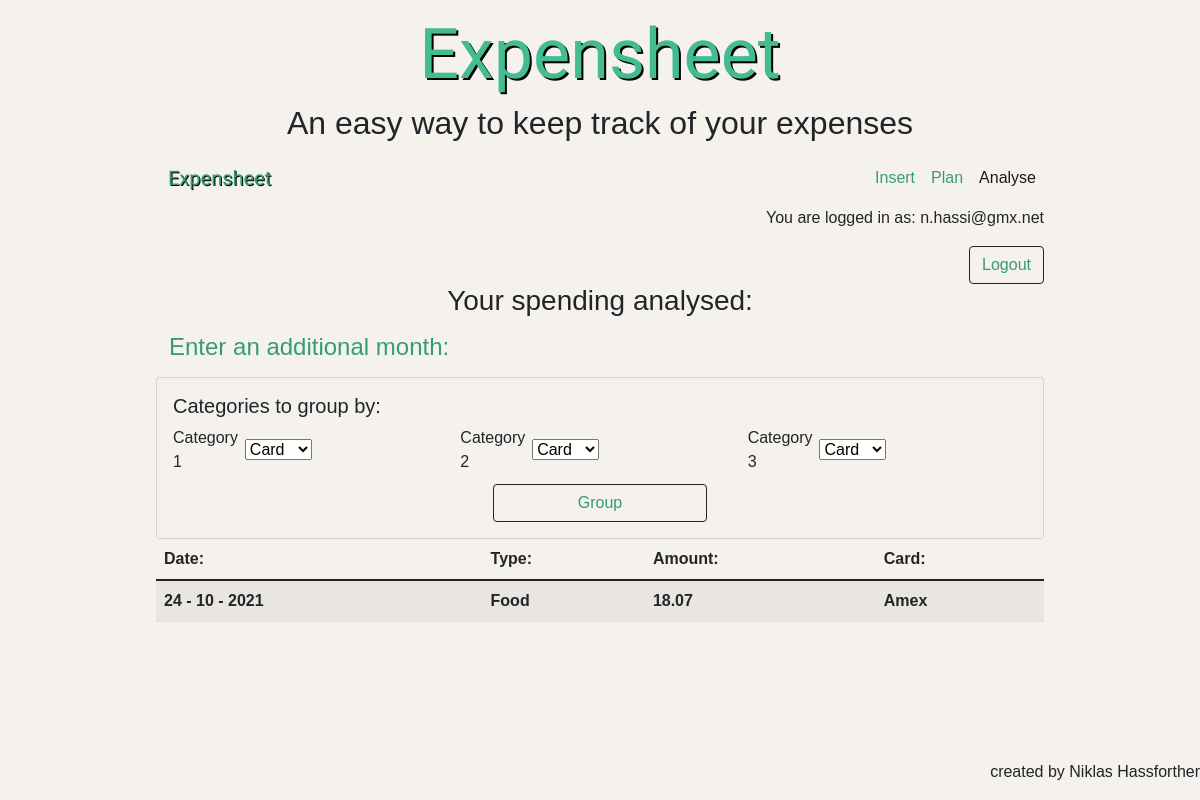
Page /analyse (signed in) on the earlier database version.
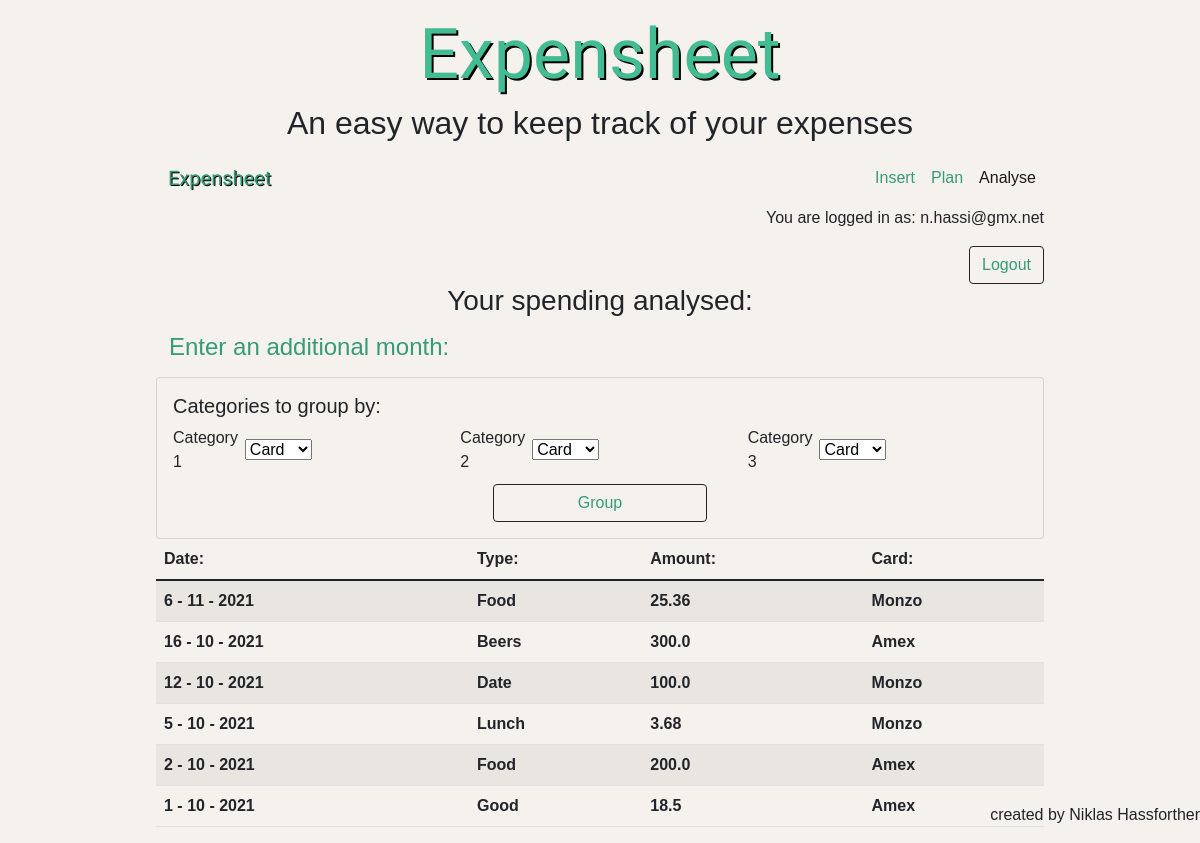
Same page on the later database version.
### tables this page shows
CREATE TABLE payments(id INTEGER PRIMARY KEY, card TEXT, day INTEGER, month INTEGER, year INTEGER, type TEXT, amount REAL, user_id INTEGER, FOREIGN KEY(user_id) REFERENCES users(id));

### app.py (the view, shortened to what this page needs)
@app.route('/analyse', methods=["GET", "POST"])
def analysis():
    try:
        if not session["user_id"]:
            return render_template('login.html')
    except:
        return render_template('login.html')
    if request.method == "GET":
        db = sqlite3.connect('expenses.db')
        db_cursor = db.cursor()
        db_cursor.execute("SELECT * FROM payments WHERE user_id = ? ORDER BY year DESC, month DESC, day DESC", (session["user_id"],))
        payments_all = db_cursor.fetchall()
        return render_template('analyse.html', email = session["user_email"], payments_all = payments_all,)

### templates/analyse.html (shortened to what this page needs)
{% extends "layout.html" %}
{% block main %}
<div class = "stickytop">
    <div id = "title">
        <h1 id = "label">Expensheet </h1>
        <h2>An easy way to keep track of your expenses</h2>
    </div>
    <nav class = "navbar navbar-expand-lg navbar-light">
        <div class="container-fluid">
            <a class="navbar-brand" style = "color:rgb(54, 155, 121) "href="/home">Expensheet</a>
        </div>
        <div class = "collapse navbar-collapse" id = "navbarNav">
            <ul class="navbar-nav me-auto mb-2 mb-lg-0" id = "nav-list">
                <li class="nav-item">
                    <a class="nav-link" href = "/insert">Insert</a>
                </li>
                <li class="nav-item">
                    <a class="nav-link" aria-current="page" href = "/plan">Plan</a>
                </li>
                <li class="nav-item">
                    <a class="nav-link active" href = "/analyse">Analyse</a>
                </li>
            </ul>
        </div>
    </nav>
    <p style = "text-align: end">You are logged in as: {{email}}</p>
    <div class="d-grid gap-2 d-md-flex justify-content-md-end">
        <form action = "/logout">
            <button class="btn btn-outline-dark" style="color:rgb(54, 155, 121);" type = "submit">Logout</button>
        </form>
    </div>
</div>
<div>
    <div>
        <h3 style = "text-align: center">Your spending analysed:</h3>
        <a class="btn" data-bs-toggle="collapse" href="#analysis" role="button" aria-expanded="false" aria-controls="analysis"><h4 style="color:rgb(54, 155, 121)">Enter an additional month:</h4></a>
    </div>
    <div class = "collapse show" id = "analysis">
        <div class = "card card-body" style="background-color: rgb(245, 241, 237)">
            <form action='/analyse' method = "POST">
                <h5>Categories to group by:</h5>
                <div class = "row g-2 align-items-center">
                    <div class = "col-1">
                        <label for = "filter1">Category 1</label>
                    </div>
                    <div class = "col-3">
                        <select name = "filter1">
                            <option value = "card">Card</option>
                        </select>
                    </div>
                    <div class = "col-1">
                        <label for = "filter2">Category 2</label>
                    </div>
                    <div class = "col-3">
                        <select name = "filter2">
                            <option value = "card">Card</option>
                        </select>
                    </div>
                    <div class = "col-1">
                        <label for = "filter3">Category 3</label>
                    </div>
                    <div class = "col-3">
                        <select name = "filter3">
                            <option value = "card">Card</option>
                        </select>
                    </div>
                </div>
                <div class = "d-grid col-3 mx-auto" style = "padding-top: 10px;">
                    <button type = "submit" style = "color:rgb(54, 155, 121)" class="btn btn-outline-dark">Group</button>
                </div>
            </form>
        </div>
    </div>
</div>
    <table class = "table table-striped table-hover">
        <thead>
            <tr>
                <th>Date:</th>
                <th>Type:</th>
                <th>Amount:</th>
                <th>Card:</th>
            </tr>
        </thead>
        <tbody>
            {% for x in range(payments_all | length) %}
            <tr>
                <th>{{ payments_all[x][2] }} - {{ payments_all[x][3] }} - {{ payments_all[x][4] }}</th>
                <th>{{ payments_all[x][5] }}</th>
                <th>{{ payments_all[x][6] }}</th>
                <th>{{ payments_all[x][1] }}</th>
            </tr>
            {% endfor %}
        </tbody>
    </table>
{% endblock %}

Differences in the rows shown:
added payments: day "6", month "11", year "2021", type "Food", amount "25.36", card "Monzo"
added payments: day "16", month "10", year "2021", type "Beers", amount "300.0", card "Amex"
added payments: day "12", month "10", year "2021", type "Date", amount "100.0", card "Monzo"
added payments: day "5", month "10", year "2021", type "Lunch", amount "3.68", card "Monzo"
added payments: day "2", month "10", year "2021", type "Food", amount "200.0", card "Amex"
Other differences:
new list line: "1 10 2021 Good 18.5 Amex"
list line gone: "24 10 2021 Food 18.07 Amex"
